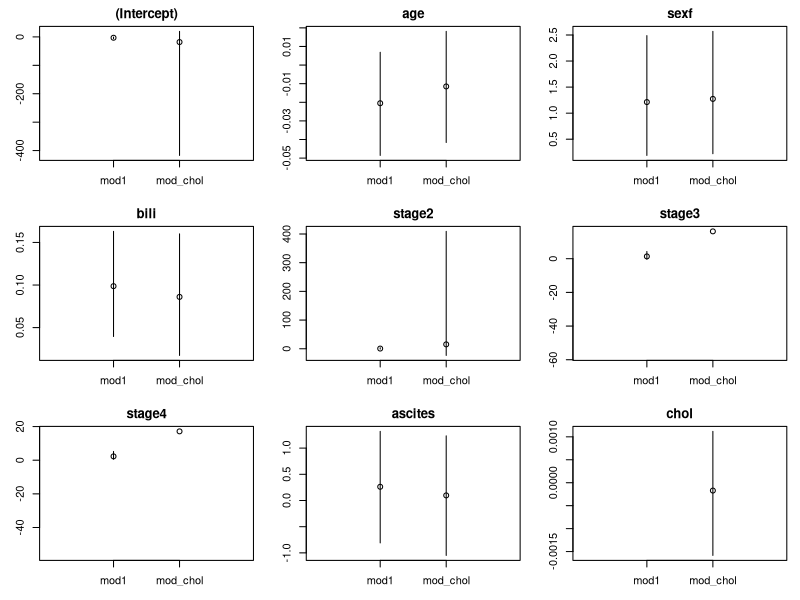
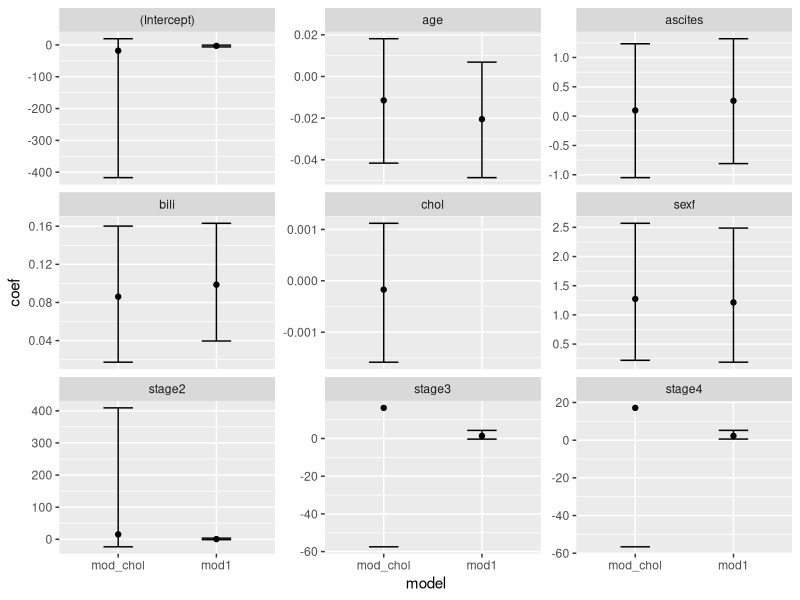

The R script that drew these images, in order:
## ---- chunk 1
library(knitr)
options(width = 100)

hint <- function(text) {
  id <- paste0('hint_', sample.int(1e10, size = 1))
    cat(
    paste0('\n',
      '<button type="button" class="btn btn-info btn-sm" data-toggle="collapse" ',
      'data-target="#', id, '">Hint</button>',
      '<div id = "', id, '" class="collapse" style="border:1px; ',
      'border-style:solid; padding: 1em; border-color:#1F78B4">',
      text, '</div>')
  )
}
set.seed(2020)
## ---- chunk 2
library(survival)
## ---- chunk 3
pbc <- survival::pbc
## ---- chunk 4
str(pbc[, c(5:12, 20)])
## ---- chunk 5
pbc$stage <- factor(pbc$stage)
pbc$spiders <- factor(pbc$spiders)

mod1 <- glm(spiders ~ age + sex + bili + stage + ascites, data = pbc,
            family = binomial())
## ---- chunk 6
mod_chol <- update(mod1, formula = . ~ . + chol)
summary(mod_chol)
## ---- chunk 7
round(
  cbind(mod1 = coef(mod1)[names(coef(mod_chol))],
        mod_chol = coef(mod_chol)
  ), 3)
## ---- chunk 8
a <- c(x = 1, y = 2, z = 3)
b <- c(x = 1, z = 3, y = 2)
cbind(a, b)
## ---- chunk 9
cbind(coef(mod1), coef(mod_chol))
## ---- chunk 10
coef(mod1)[names(coef(mod_chol))]
## ---- chunk 11
# coefficients & CI from mod1
res1 <- cbind(coef = coef(mod1), confint(mod1))
res1 <- rbind(res1, chol = c(NA, NA, NA)) # add an "empty" row for chol

# coefficients & CI from mod_chol
res3 <- cbind(coef = coef(mod_chol), confint(mod_chol))

# graphical settings:
# * mfrow = c(3, 3) print the plots in a grid with 3 rows and 3 columns
# * mar = c(3, 3, 2, 1): adjust the plot margins (looks nicer)
par(mfrow = c(3, 3), mar = c(3, 3, 2, 1))

for (k in rownames(res1)) {                               # loop over all variables
  plot(x = c(1, 2),                                       # position on the x-axis
       y = c(res1[k, 'coef'], res3[k, 'coef']),           # coefficient value on the y-axis
       main = k,                                          # set variable name as title
       xlim = c(0, 3),                                    # set limit of the x-axis (looks nicer)
       ylim = range(res1[k, ], res3[k, ], na.rm = TRUE),  # set the limits of the y-axis
                                                          # so that also the CIs fit in
       xaxt = 'n',                                        # don't plot the x-axis (we want our own version)
       ylab = 'log OR & 95% CI')                          # specify the y-axis label
  
  # specification of the x-axis
  axis(side = 1,                    # draw axis at the bottom of the plot
       at = c(1, 2),                # locations of the tick-marks on the x-axis
       labels = c('mod1', 'mod_chol'))  # labels of the tick-marks
  
  # add vertical lines representing the confidence intervals
  lines(x = c(1, 1), y = res1[k, c('2.5 %', '97.5 %')])
  lines(x = c(2, 2), y = res3[k, c('2.5 %', '97.5 %')])
}
## ---- chunk 12
results <- rbind(
  # data.frame containing results from mod1
  data.frame(coef = coef(mod1), 
             confint(mod1), 
             variable = names(coef(mod1)),
             model = 'mod1',
             check.names = FALSE),
  
  # data.frame containing results from mod_chol
  data.frame(coef = coef(mod_chol), 
             confint(mod_chol), 
             variable = names(coef(mod_chol)),
             model = 'mod_chol',
             check.names = FALSE)
)
## ---- chunk 13
library("ggplot2")
ggplot(results,                           # specification of the data
       aes(x = model, y = coef)) +        # specify what goes on which axis
  geom_point() +                          # plot points for the coefficients
  geom_errorbar(aes(ymin = `2.5 %`,       # add confidence intervals
                    ymax = `97.5 %`),
                width = 0.3) +            # width of the horizontal lines
  facet_wrap('variable',                  # make a separate plot per variable
             scales = 'free_y')           # allow the y-axes to vary between variables
## ---- chunk 14
hint("Use a `table()`.")
## ---- chunk 15
table(stage = pbc$stage,
      spiders = pbc$spiders, exclude = NULL)
## ---- chunk 16
hint('You can find relevant info in the output of the `summary()`.')
## ---- chunk 17
sum(table(stage = pbc$stage, spiders = pbc$spiders))
## ---- chunk 18
smod_chol <- capture.output(summary(mod_chol))
cat(paste("[...]", paste0(smod_chol[26:31], collapse = '\n'), sep = "\n"))
## ---- chunk 19
all.vars(formula(mod_chol))
## ---- chunk 20
summary(pbc[, all.vars(formula(mod_chol))])
## ---- chunk 21
colSums(is.na(pbc[, all.vars(formula(mod_chol))]))
## ---- chunk 22
pbc_sub <- subset(pbc, !is.na(chol) & !is.na(stage))

# or:
# pbc_sub <- pbc[, !is.na(ascites) & !is.na(chol)]

table(pbc_sub$stage, pbc_sub$spiders, exclude = NULL)
## ---- chunk 23
pbc$stage_rev <- factor(pbc$stage, levels = 4:1, labels = 4:1)
pbc$stage_ref4 <- relevel(pbc$stage, ref = 4)

levels(pbc$stage)
levels(pbc$stage_ref4)
levels(pbc$stage_rev)
## ---- chunk 24
mod_chol2 <- glm(spiders ~ age + sex + chol + bili + stage_rev + ascites, 
                 data = pbc, family = binomial())
summary(mod_chol2)
